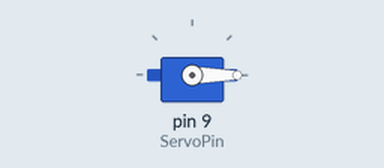
A sketch run on a simulated Arduino Uno, built with avr-gcc and run on an emulated ATmega328P. On the bench: servo. What the sketch prints to the serial monitor is not drawn.

Above: at 0.05 s.
At 0.25 s:
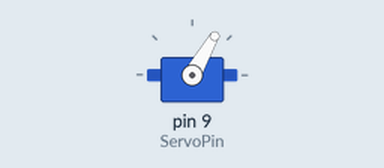
At 0.5 s:
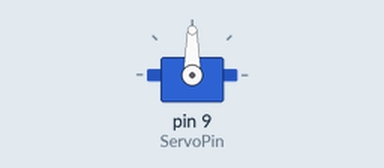
At 1.0 s:
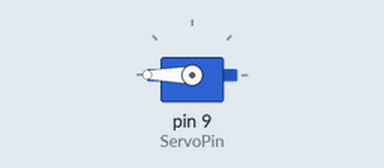
Timing chart, 0 to 3.0 s (numbered marks = the images above):
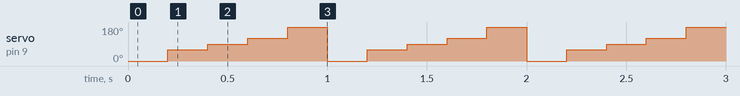

The sketch:

automatic_servo.ino
```cpp
#include <Servo.h>
Servo myservo;
int val, ServoPin=9,angle=0;
void setup() {
  Serial.begin(9600);
  myservo.attach(ServoPin);
  Serial.println("Enter inputs a/b/c/d:");
}
void loop() {
myservo.write(0);
      delay(200);
      myservo.write(60);
      delay(200);
      myservo.write(90);
      delay(200);
      myservo.write(120);
      delay(200);
      myservo.write(180);
      delay(200);
}
```

Measured:
- by itself, servo on pin 9 (ServoPin): repeats every 1.0 s: 90° 0.20 s, 120° 0.20 s, 180° 0.20 s, 0° 0.20 s, 60° 0.20 s
